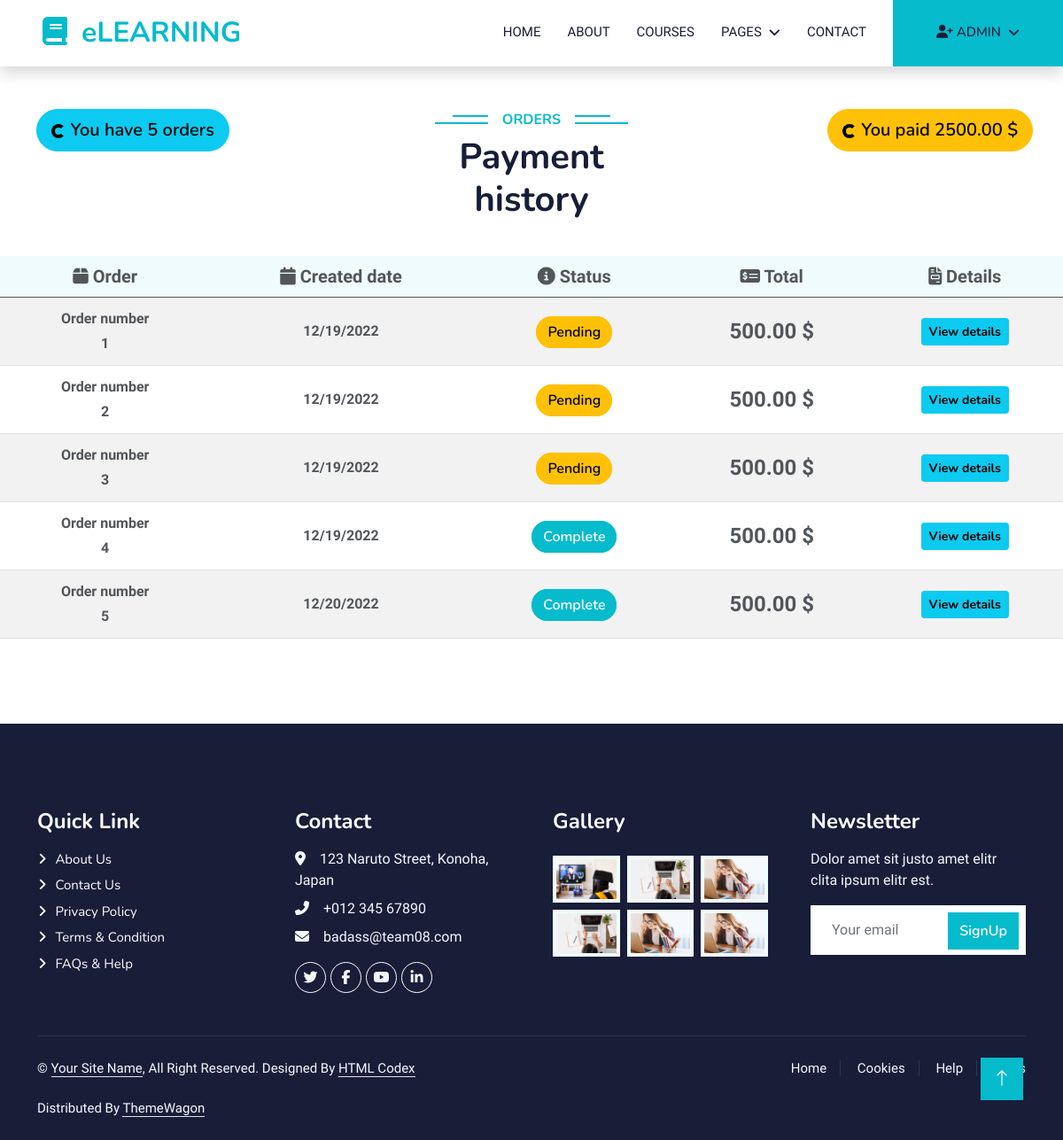
/order/payment_history/ (signed in), run on an earlier commit of the app's database.
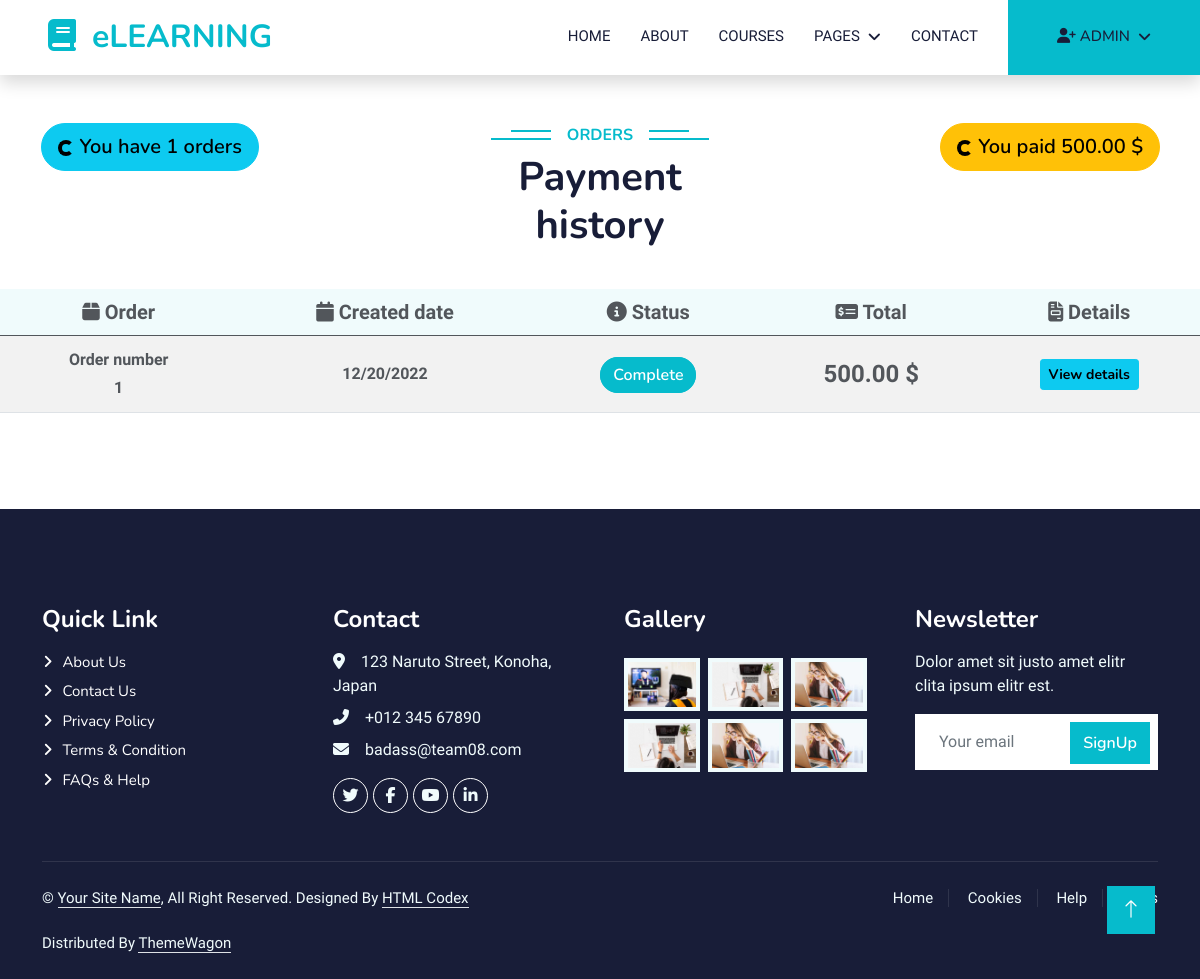
And on a later commit of the database.
### account/models.py (models this page shows, shortened)
class Account(AbstractBaseUser):
    first_name = models.CharField(max_length=255)
    last_name = models.CharField(max_length=255)
    username = models.CharField(max_length=50, unique=True)
    email = models.EmailField(unique=True)
    phone = models.CharField(max_length=255)
    birth_date = models.DateField(null=True, blank=True)
    subscription_expired = models.DateField(null=True, blank=True)
    image = ResizedImageField(size=[500, 300], crop=['middle', 'center'],  upload_to="account/image/", null=True, blank=True, quality=100
                              )
    is_admin = models.BooleanField(default=False)
    is_active = models.BooleanField(default=False)
    is_staff = models.BooleanField(default=False)
    is_superadmin = models.BooleanField(default=False)
    USERNAME_FIELD = 'username'
    REQUIRED_FIELDS = ['email', 'first_name', 'last_name']
    objects = MyAccountManager()

### order/models.py (models this page shows)
class Order(models.Model):
    PAYMENT_STATUS_PENDING = 'P'
    PAYMENT_STATUS_COMPLETE = 'C'
    PAYMENT_STATUS_FAILED = 'F'
    PAYMENT_STATUS_CHOICES = [
        (PAYMENT_STATUS_PENDING, 'Pending'),
        (PAYMENT_STATUS_COMPLETE, 'Complete'),
        (PAYMENT_STATUS_FAILED, 'Failed')
    ]
    placed_at = models.DateTimeField(auto_now_add=True)
    total = models.DecimalField(max_digits=8, decimal_places=2,
                                validators=[MinValueValidator(0)], blank=True, null=True)
    payment_status = models.CharField(
        max_length=1, choices=PAYMENT_STATUS_CHOICES, default=PAYMENT_STATUS_PENDING)
    user = models.ForeignKey(Account, on_delete=models.PROTECT)
    def get_payment_status(self):
        return self.get_payment_status_display()

### order/views.py (the view)
# urls.py: path('payment_history/', views.payment_history, name='payment_history'),
@login_required
def payment_history(request, total_paid=0):
    orders = Order.objects.filter(user=request.user)
    for order in orders:
        total_paid += order.total
    context = {
        'orders': orders,
        'total_paid': total_paid
    }
    return render(request, 'order/payment_history.html', context=context)

### course/context_processors.py (called while the page is built)
def menu_links(request):
    links = Category.objects.all()
    return dict(links=links)

### templates/order/payment_history.html
{% extends 'base.html' %} {% load static %} {% block content %}
<div class="container-fluid py-5">
  <div
    class="text-center wow fadeInUp row justify-content-between"
    data-wow-delay="0.1s"
  >
    <div class="col-md-3">
      <button class="btn btn-info btn-lg rounded-pill">
        <span class="spinner-border spinner-border-sm"></span>
        You have {{orders.count}} orders
      </button>
    </div>
    <div class="col-md-3">
      <h6 class="section-title bg-white text-center text-primary px-3">
        Orders
      </h6>
      <h1 class="mb-4">Payment history</h1>
    </div>
    <div class="col-md-3">
      <button class="btn btn-warning btn-lg rounded-pill">
        <span class="spinner-border spinner-border-sm"></span>
        You paid {{total_paid}} $
      </button>
    </div>
    <table
      class="table table-striped table-responsive align-middle mb-0 bg-white mt-3"
    >
      <thead class="bg-light text-center fs-5">
        <tr>
          <th><i class="fa-solid fa-box"></i> Order</th>
          <th><i class="fa-solid fa-calendar"></i> Created date</th>
          <th><i class="fa-solid fa-circle-info"></i> Status</th>
          <th><i class="fa-solid fa-money-check-dollar"></i> Total</th>
          <th><i class="fa-sharp fa-solid fa-file-invoice"></i> Details</th>
        </tr>
      </thead>
      <tbody class="text-center">
        {% for order in orders %}
        <tr>
          <td>
            <p class="fw-bold m-1">Order number</p>
            <p class="fw-bold m-1">{{forloop.counter}}</p>
          </td>
          <td>
            <p class="fw-semi-bold m-1 fw-5">
              {{order.placed_at|date:"SHORT_DATE_FORMAT"}}
            </p>
          </td>
          <td>
            <span
              class="btn {% if order.get_payment_status == 'Complete' %} btn-primary {% elif order.get_payment_status == 'Pending' %} btn-warning {% else %} btn-danger {% endif %} rounded-pill d-inline m-1"
              >{{order.get_payment_status}}</span
            >
          </td>
          <td class="fw-semi-bold fs-4">{{order.total}} $</td>
          <td>
            <button
              type="button"
              class="btn btn-info btn-rounded btn-sm fw-bold"
              data-mdb-ripple-color="dark"
            >
              View details
            </button>
          </td>
        </tr>
        {% endfor %}
      </tbody>
    </table>
  </div>
</div>
{% endblock content %}

### templates/base.html (shortened to what this page needs)
{% load static %}
<!DOCTYPE html>
<html lang="en">
  <head>
    <link
    href="https://cdnjs.cloudflare.com/ajax/libs/font-awesome/5.10.0/css/all.min.css"
    rel="stylesheet"
  />
   <link rel="stylesheet" href="https://cdn.jsdelivr.net/npm/bootstrap-icons@1.10.2/font/bootstrap-icons.css">
    <link
      href="{% static 'general/lib/owlcarousel/assets/owl.carousel.min.css' %}"
      rel="stylesheet"
    />
    <link
      href="{% static 'general/lib/owlcarousel/assets/owl.carousel.min.css' %}"
      rel="stylesheet"
    />
    <link href="{% static 'general/css/bootstrap.min.css' %}" rel="stylesheet" />
    <link href="{% static 'general/css/style.css' %}" rel="stylesheet" />
  <body>
    {% include 'includes/navbar.html' %}
    {% block content %}{% endblock content %}
    {% include 'includes/footer.html' %}
    <a href="#" class="btn btn-lg btn-primary btn-lg-square back-to-top"
      ><i class="bi bi-arrow-up"></i
    ></a>
  </body>
</html>

### templates/includes/navbar.html (shortened to what this page needs)
{% load static %}
<nav
  class="navbar navbar-expand-lg bg-white navbar-light shadow sticky-top p-0"
>
  <a
    href="{% url 'home' %}"
    class="navbar-brand d-flex align-items-center px-4 px-lg-5"
  >
    <h2 class="m-0 text-primary"><i class="fa fa-book me-3"></i>eLEARNING</h2>
  </a>
  <div class="collapse navbar-collapse" id="navbarCollapse">
    <div class="navbar-nav ms-auto p-4 p-lg-0 text-center">
      <a
        href="{% url 'home' %}"
        class="nav-item nav-link {% if request.resolver_match.url_name == 'home' %} active {% endif %}"
        >Home</a
      >
      <a href="about.html" class="nav-item nav-link">About</a>
      <a
        href="{% url 'course' %}"
        class="nav-item nav-link {% if request.resolver_match.url_name == 'course' %} active {% endif %}"
        >Courses</a
      >
      <div class="nav-item dropdown">
        <a href="#" class="nav-link dropdown-toggle" data-bs-toggle="dropdown"
          >Pages</a
        >
      </div>
      <a href="contact.html" class="nav-item nav-link">Contact</a>
      {% if user.is_authenticated %}
      <div class="nav-item dropdown">
        <a
          href="#"
          class="nav-link dropdown-toggle btn btn-primary py-4 px-lg-5 d-lg-block me-0"
          data-bs-toggle="dropdown"
          ><i class="fa-solid fa-user-plus"></i> {{user.first_name}}</a
        >
      </div>
      {% else %}
      <a
        href="{% url 'signup' %}"
        class="nav-link btn btn-primary py-4 px-lg-5 d-lg-block me-0"
        >Join Now<i class="fa fa-arrow-right ms-3"></i
      ></a>
      {% endif %}
    </div>
  </div>
</nav>

### templates/includes/footer.html
{% load static %}
<div
  class="container-fluid bg-dark text-light footer pt-5 mt-5 wow fadeIn"
  data-wow-delay="0.1s"
>
  <div class="container py-5">
    <div class="row g-5">
      <div class="col-lg-3 col-md-6">
        <h4 class="text-white mb-3">Quick Link</h4>
        <a class="btn btn-link" href="">About Us</a>
        <a class="btn btn-link" href="">Contact Us</a>
        <a class="btn btn-link" href="">Privacy Policy</a>
        <a class="btn btn-link" href="">Terms & Condition</a>
        <a class="btn btn-link" href="">FAQs & Help</a>
      </div>
      <div class="col-lg-3 col-md-6">
        <h4 class="text-white mb-3">Contact</h4>
        <p class="mb-2">
          <i class="fa fa-map-marker-alt me-3"></i>123 Naruto Street, Konoha,
          Japan
        </p>
        <p class="mb-2"><i class="fa fa-phone-alt me-3"></i>+012 345 67890</p>
        <p class="mb-2"><i class="fa fa-envelope me-3"></i>badass@team08.com</p>
        <div class="d-flex pt-2">
          <a class="btn btn-outline-light btn-social" href=""
            ><i class="fab fa-twitter"></i
          ></a>
          <a class="btn btn-outline-light btn-social" href=""
            ><i class="fab fa-facebook-f"></i
          ></a>
          <a class="btn btn-outline-light btn-social" href=""
            ><i class="fab fa-youtube"></i
          ></a>
          <a class="btn btn-outline-light btn-social" href=""
            ><i class="fab fa-linkedin-in"></i
          ></a>
        </div>
      </div>
      <div class="col-lg-3 col-md-6">
        <h4 class="text-white mb-3">Gallery</h4>
        <div class="row g-2 pt-2">
          <div class="col-4">
            <img
              class="img-fluid bg-light p-1"
              src="{% static 'general/img/course-1.jpg' %}"
              alt=""
            />
          </div>
          <div class="col-4">
            <img
              class="img-fluid bg-light p-1"
              src="{% static 'general/img/course-2.jpg' %}"
              alt=""
            />
          </div>
          <div class="col-4">
            <img
              class="img-fluid bg-light p-1"
              src="{% static 'general/img/course-3.jpg' %}"
              alt=""
            />
          </div>
          <div class="col-4">
            <img
              class="img-fluid bg-light p-1"
              src="{% static 'general/img/course-2.jpg' %}"
              alt=""
            />
          </div>
          <div class="col-4">
            <img
              class="img-fluid bg-light p-1"
              src="{% static 'general/img/course-3.jpg' %}"
              alt=""
            />
          </div>
          <div class="col-4">
            <img
              class="img-fluid bg-light p-1"
              src="{% static 'general/img/course-3.jpg' %}"
              alt=""
            />
          </div>
        </div>
      </div>
      <div class="col-lg-3 col-md-6">
        <h4 class="text-white mb-3">Newsletter</h4>
        <p>Dolor amet sit justo amet elitr clita ipsum elitr est.</p>
        <div class="position-relative mx-auto" style="max-width: 400px">
          <input
            class="form-control border-0 w-100 py-3 ps-4 pe-5"
            type="text"
            placeholder="Your email"
          />
          <button
            type="button"
            class="btn btn-primary py-2 position-absolute top-0 end-0 mt-2 me-2"
          >
            <a href="/account/signup">SignUp</a>
          </button>
        </div>
      </div>
    </div>
  </div>
  <div class="container">
    <div class="copyright">
      <div class="row">
        <div class="col-md-6 text-center text-md-start mb-3 mb-md-0">
          &copy; <a class="border-bottom" href="#">Your Site Name</a>, All Right
          Reserved. Designed By
          <a class="border-bottom" href="https://htmlcodex.com">HTML Codex</a
          ><br /><br />
          Distributed By
          <a class="border-bottom" href="https://themewagon.com">ThemeWagon</a>
        </div>
        <div class="col-md-6 text-center text-md-end">
          <div class="footer-menu">
            <a href="">Home</a>
            <a href="">Cookies</a>
            <a href="">Help</a>
            <a href="">FQAs</a>
          </div>
        </div>
      </div>
    </div>
  </div>
</div>

### static/general/css/style.css (style rules this page uses)
:root { --primary: #06BBCC; --light: #F0FBFC; --dark: #181d38; }
a { color: white; }
.fw-semi-bold { font-weight: 700 !important; }
.back-to-top { position: fixed; display: none; right: 45px; bottom: 45px; z-index: 99; }
.btn { font-family: 'Nunito', sans-serif; font-weight: 600; transition: .5s; }
.btn.btn-primary, .btn.btn-secondary { color: #FFFFFF; }
.btn-lg-square { width: 48px; height: 48px; }
.btn-square, .btn-sm-square, .btn-lg-square { padding: 0; display: flex; align-items: center; justify-content: center; font-weight: normal; border-radius: 0px; }
.navbar .dropdown-toggle::after { border: none; content: "\f107"; font-family: "Font Awesome 5 Free"; font-weight: 900; vertical-align: middle; margin-left: 8px; }
.navbar-light .navbar-nav .nav-link { margin-right: 30px; padding: 25px 0; color: #FFFFFF; font-size: 15px; text-transform: uppercase; outline: none; }
.navbar-light .navbar-brand, .navbar-light a.btn { height: 75px; }
.navbar-light .navbar-nav .nav-link { color: var(--dark); font-weight: 500; }
.navbar-light.sticky-top { top: -100px; transition: .5s; }
.section-title { position: relative; display: inline-block; text-transform: uppercase; }
.section-title::before { position: absolute; content: ""; width: calc(100% + 80px); height: 2px; top: 4px; left: -40px; background: var(--primary); z-index: -1; }
.section-title::after { position: absolute; content: ""; width: calc(100% + 120px); height: 2px; bottom: 5px; left: -60px; background: var(--primary); z-index: -1; }
.footer .btn.btn-social { margin-right: 5px; width: 35px; height: 35px; display: flex; align-items: center; justify-content: center; color: var(--light); font-weight: normal; border: 1px solid #FFFFFF; border-radius: 35px; transition: .3s; }
.footer .btn.btn-link { display: block; margin-bottom: 5px; padding: 0; text-align: left; color: #FFFFFF; font-size: 15px; font-weight: normal; text-transform: capitalize; transition: .3s; }
.footer .btn.btn-link::before { position: relative; content: "\f105"; font-family: "Font Awesome 5 Free"; font-weight: 900; margin-right: 10px; }
.footer .copyright { padding: 25px 0; font-size: 15px; border-top: 1px solid rgba(256, 256, 256, .1); }
.footer .copyright a { color: var(--light); }
.footer .footer-menu a { margin-right: 15px; padding-right: 15px; border-right: 1px solid rgba(255, 255, 255, .1); }
.footer .footer-menu a:last-child { margin-right: 0; padding-right: 0; border-right: none; }

What changed in the data, as far as the page shows it:
removed Order: placed_at "12/19/2022", get_payment_status "Pending", total "500.00"
removed Order: placed_at "12/19/2022", get_payment_status "Pending", total "500.00"
removed Order: placed_at "12/19/2022", get_payment_status "Pending", total "500.00"
removed Order: placed_at "12/19/2022", get_payment_status "Complete", total "500.00"
Also different on the page:
{{ orders.count }}: "5" → "1"
{{ total_paid }}: "2500.00" → "500.00"
